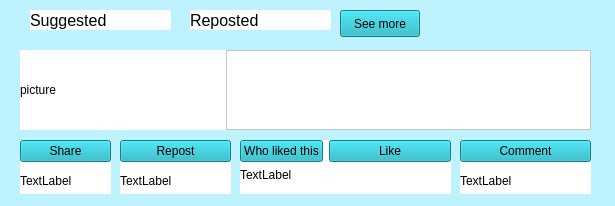
<?xml version="1.0" encoding="UTF-8"?>
<ui version="4.0">
 <class>PostUi</class>
 <widget class="QWidget" name="PostUi">
  <property name="geometry">
   <rect>
    <x>0</x>
    <y>0</y>
    <width>615</width>
    <height>206</height>
   </rect>
  </property>
  <property name="windowTitle">
   <string>Form</string>
  </property>
  <property name="styleSheet">
   <string notr="true">background-color: rgb(255, 255, 255);</string>
  </property>
  <widget class="QWidget" name="verticalLayoutWidget">
   <property name="geometry">
    <rect>
     <x>20</x>
     <y>140</y>
     <width>91</width>
     <height>54</height>
    </rect>
   </property>
   <layout class="QVBoxLayout" name="verticalLayout">
    <item>
     <widget class="QPushButton" name="pushButton_Share">
      <property name="styleSheet">
       <string notr="true">background-color: rgb(20,176,191);
</string>
      </property>
      <property name="text">
       <string>Share</string>
      </property>
     </widget>
    </item>
    <item>
     <widget class="QLabel" name="label_ShareC">
      <property name="text">
       <string>TextLabel</string>
      </property>
     </widget>
    </item>
   </layout>
  </widget>
  <widget class="QWidget" name="verticalLayoutWidget_2">
   <property name="geometry">
    <rect>
     <x>120</x>
     <y>140</y>
     <width>111</width>
     <height>54</height>
    </rect>
   </property>
   <layout class="QVBoxLayout" name="verticalLayout_2">
    <item>
     <widget class="QPushButton" name="pushButton_Repost">
      <property name="styleSheet">
       <string notr="true">background-color: rgb(20,176,191);
</string>
      </property>
      <property name="text">
       <string>Repost</string>
      </property>
     </widget>
    </item>
    <item>
     <widget class="QLabel" name="label_RepostC">
      <property name="text">
       <string>TextLabel</string>
      </property>
     </widget>
    </item>
   </layout>
  </widget>
  <widget class="QWidget" name="verticalLayoutWidget_3">
   <property name="geometry">
    <rect>
     <x>460</x>
     <y>140</y>
     <width>131</width>
     <height>54</height>
    </rect>
   </property>
   <layout class="QVBoxLayout" name="verticalLayout_3">
    <item>
     <widget class="QPushButton" name="pushButton_Comment">
      <property name="styleSheet">
       <string notr="true">background-color: rgb(20,176,191);
</string>
      </property>
      <property name="text">
       <string>Comment</string>
      </property>
     </widget>
    </item>
    <item>
     <widget class="QLabel" name="label_CommentC">
      <property name="text">
       <string>TextLabel</string>
      </property>
     </widget>
    </item>
   </layout>
  </widget>
  <widget class="QWidget" name="formLayoutWidget">
   <property name="geometry">
    <rect>
     <x>240</x>
     <y>140</y>
     <width>211</width>
     <height>54</height>
    </rect>
   </property>
   <layout class="QFormLayout" name="formLayout">
    <item row="0" column="0">
     <widget class="QPushButton" name="pushButton_WhoLiked">
      <property name="styleSheet">
       <string notr="true">background-color: rgb(20,176,191);
</string>
      </property>
      <property name="text">
       <string>Who liked this</string>
      </property>
     </widget>
    </item>
    <item row="0" column="1">
     <widget class="QPushButton" name="pushButton_Like">
      <property name="styleSheet">
       <string notr="true">background-color: rgb(20,176,191);
</string>
      </property>
      <property name="text">
       <string>Like</string>
      </property>
     </widget>
    </item>
    <item row="1" column="0">
     <widget class="QLabel" name="label_LikeC">
      <property name="text">
       <string>TextLabel</string>
      </property>
     </widget>
    </item>
   </layout>
  </widget>
  <widget class="QWidget" name="horizontalLayoutWidget">
   <property name="geometry">
    <rect>
     <x>20</x>
     <y>50</y>
     <width>571</width>
     <height>80</height>
    </rect>
   </property>
   <layout class="QHBoxLayout" name="horizontalLayout">
    <item>
     <widget class="QLabel" name="label_Picture">
      <property name="minimumSize">
       <size>
        <width>200</width>
        <height>0</height>
       </size>
      </property>
      <property name="text">
       <string>picture</string>
      </property>
     </widget>
    </item>
    <item>
     <widget class="QTextBrowser" name="textBrowser_Text"/>
    </item>
   </layout>
  </widget>
  <widget class="QPushButton" name="pushButton_SeeMore">
   <property name="geometry">
    <rect>
     <x>340</x>
     <y>10</y>
     <width>80</width>
     <height>27</height>
    </rect>
   </property>
   <property name="styleSheet">
    <string notr="true">background-color: rgb(20,176,191);
</string>
   </property>
   <property name="text">
    <string>See more</string>
   </property>
  </widget>
  <widget class="QLabel" name="label_reposted">
   <property name="geometry">
    <rect>
     <x>190</x>
     <y>10</y>
     <width>141</width>
     <height>20</height>
    </rect>
   </property>
   <property name="font">
    <font>
     <pointsize>12</pointsize>
    </font>
   </property>
   <property name="text">
    <string>Reposted</string>
   </property>
  </widget>
  <widget class="QLabel" name="label_suggested">
   <property name="geometry">
    <rect>
     <x>30</x>
     <y>10</y>
     <width>141</width>
     <height>20</height>
    </rect>
   </property>
   <property name="font">
    <font>
     <pointsize>12</pointsize>
    </font>
   </property>
   <property name="text">
    <string>Suggested</string>
   </property>
  </widget>
  <widget class="QFrame" name="frame">
   <property name="geometry">
    <rect>
     <x>-10</x>
     <y>-10</y>
     <width>631</width>
     <height>221</height>
    </rect>
   </property>
   <property name="styleSheet">
    <string notr="true">background-color: rgb(190, 242, 255);
</string>
   </property>
   <property name="frameShape">
    <enum>QFrame::StyledPanel</enum>
   </property>
   <property name="frameShadow">
    <enum>QFrame::Raised</enum>
   </property>
  </widget>
  <widget class="QWidget" name="">
   <property name="geometry">
    <rect>
     <x>430</x>
     <y>10</y>
     <width>168</width>
     <height>29</height>
    </rect>
   </property>
   <layout class="QHBoxLayout" name="horizontalLayout_2">
    <item>
     <widget class="QPushButton" name="pushButton_Follow">
      <property name="styleSheet">
       <string notr="true">background-color: rgb(20,176,191);
</string>
      </property>
      <property name="text">
       <string>Follow</string>
      </property>
     </widget>
    </item>
    <item>
     <widget class="QPushButton" name="pushButton_Connect">
      <property name="styleSheet">
       <string notr="true">background-color: rgb(20,176,191);
</string>
      </property>
      <property name="text">
       <string>Connect</string>
      </property>
     </widget>
    </item>
   </layout>
  </widget>
  <zorder>frame</zorder>
  <zorder>pushButton_Connect</zorder>
  <zorder>verticalLayoutWidget</zorder>
  <zorder>verticalLayoutWidget_2</zorder>
  <zorder>verticalLayoutWidget_3</zorder>
  <zorder>formLayoutWidget</zorder>
  <zorder>horizontalLayoutWidget</zorder>
  <zorder>pushButton_Follow</zorder>
  <zorder>pushButton_SeeMore</zorder>
  <zorder>label_reposted</zorder>
  <zorder>label_suggested</zorder>
 </widget>
 <resources/>
 <connections/>
</ui>
